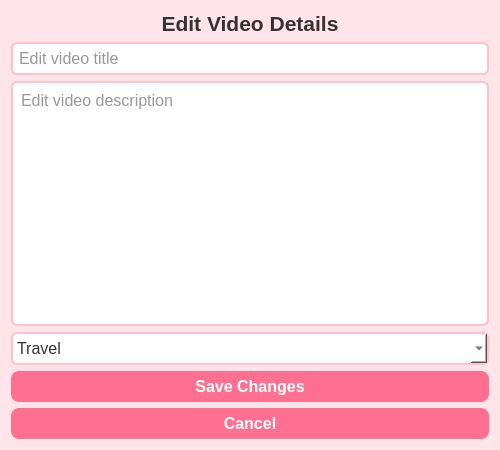
<?xml version="1.0" encoding="UTF-8"?>
<ui version="4.0">
 <class>EditVideoForm</class>
 <widget class="QWidget" name="EditVideoForm">
  <property name="geometry">
   <rect>
    <x>0</x>
    <y>0</y>
    <width>500</width>
    <height>450</height>
   </rect>
  </property>
  <property name="windowTitle">
   <string>VibeTube - Edit Video</string>
  </property>

  <!-- SAME STYLE AS UPLOAD VIDEO -->
  <property name="styleSheet">
   <string notr="true">
    QWidget {
        background-color: #FFE4E9;
        font-family: "Segoe UI";
        font-size: 12pt;
        color: #333333;
    }
    QPushButton {
        background-color: #FF6F91;
        color: white;
        font-weight: bold;
        border-radius: 8px;
        padding: 6px 12px;
    }
    QPushButton:hover {
        background-color: #FF9AA2;
    }
    QLineEdit, QTextEdit, QComboBox {
        background-color: #FFFFFF;
        border: 2px solid #FFC1CC;
        border-radius: 6px;
        padding: 4px;
    }
   </string>
  </property>

  <layout class="QVBoxLayout" name="verticalLayout">

   <!-- HEADER -->
   <item>
    <widget class="QLabel" name="label_title">
     <property name="styleSheet">
      <string notr="true">font-size:16pt; font-weight:bold; color:#333333;</string>
     </property>
     <property name="text">
      <string>Edit Video Details</string>
     </property>
     <property name="alignment">
      <set>Qt::AlignCenter</set>
     </property>
    </widget>
   </item>

   <!-- Title -->
   <item>
    <widget class="QLineEdit" name="input_title">
     <property name="placeholderText">
      <string>Edit video title</string>
     </property>
    </widget>
   </item>

   <!-- Description -->
   <item>
    <widget class="QTextEdit" name="input_description">
     <property name="placeholderText">
      <string>Edit video description</string>
     </property>
    </widget>
   </item>

   <!-- Genre Dropdown -->
   <item>
    <widget class="QComboBox" name="dropdown_genre">
     <item><property name="text"><string>Travel</string></property></item>
     <item><property name="text"><string>Study</string></property></item>
     <item><property name="text"><string>Comedy</string></property></item>
     <item><property name="text"><string>Fitness</string></property></item>
     <item><property name="text"><string>Lifestyle</string></property></item>
     <item><property name="text"><string>Motivation</string></property></item>
     <item><property name="text"><string>Music</string></property></item>
     <item><property name="text"><string>Technology</string></property></item>
     <item><property name="text"><string>Education</string></property></item>
     <item><property name="text"><string>Entertainment</string></property></item>
     <item><property name="text"><string>Other</string></property></item>
    </widget>
   </item>

   <!-- Buttons -->
   <item>
    <widget class="QPushButton" name="btn_save">
     <property name="text">
      <string>Save Changes</string>
     </property>
    </widget>
   </item>

   <item>
    <widget class="QPushButton" name="btn_cancel">
     <property name="text">
      <string>Cancel</string>
     </property>
    </widget>
   </item>

  </layout>
 </widget>
 <resources/>
 <connections/>
</ui>
